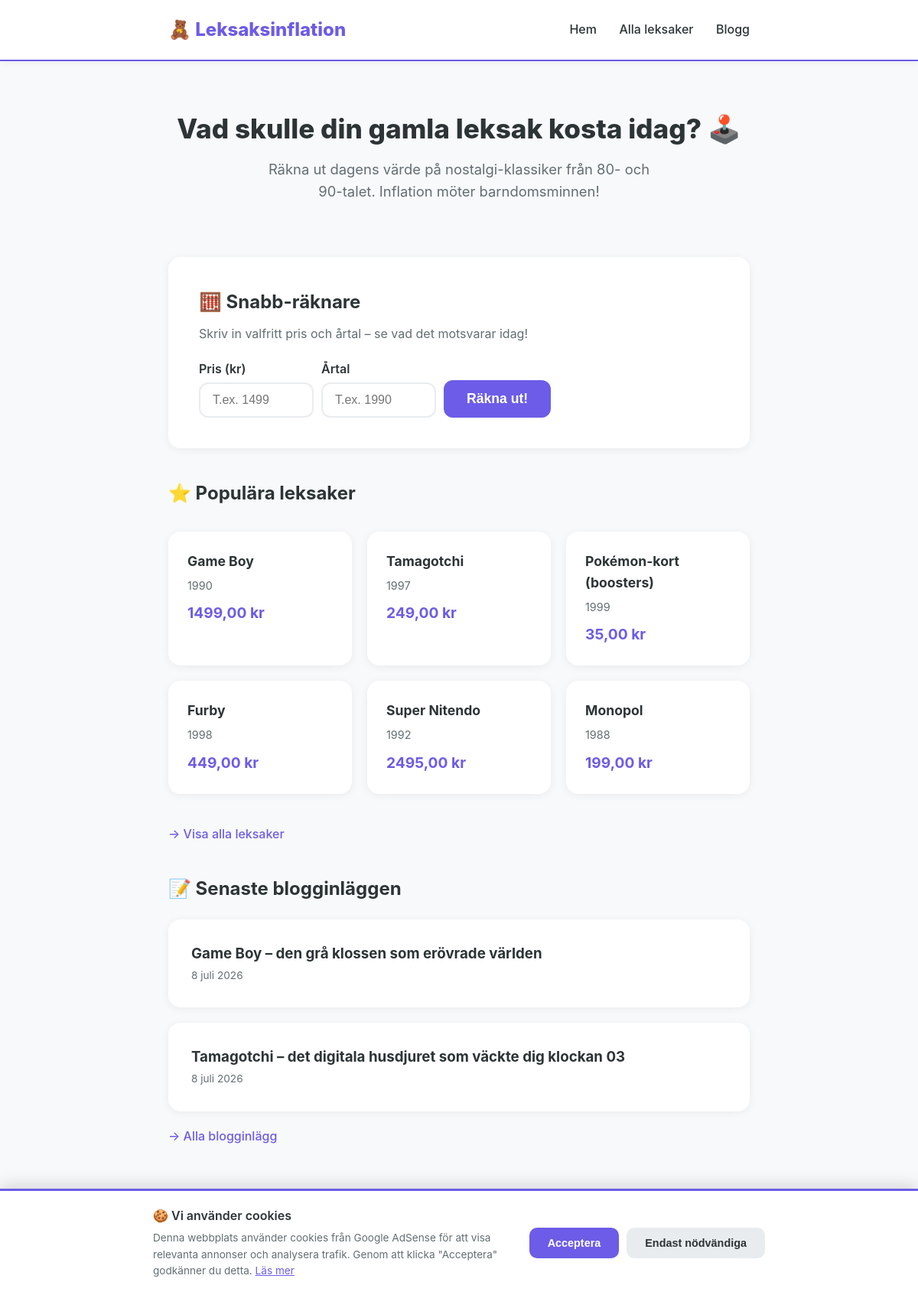
The page / on the database its author committed.
### calculator/models.py (models this page shows, shortened)
class ToyProduct(models.Model):
    name = models.CharField(max_length=200)
    slug = models.SlugField(unique=True, blank=True)
    original_price = models.DecimalField(max_digits=10, decimal_places=2)
    original_price_year = models.IntegerField()
    description = models.TextField(blank=True)
    category = models.CharField(max_length=100, blank=True)  # t.ex. "Spelkonsol", "Docka"
    image_url = models.URLField(blank=True)  # för senare
    popular = models.BooleanField(default=False)  # visa på startsidan

class BlogPost(models.Model):
    title = models.CharField(max_length=200)
    slug = models.SlugField(unique=True, blank=True)
    image_url = models.URLField(blank=True)
    content = models.TextField()
    created_at = models.DateTimeField(auto_now_add=True)
    published = models.BooleanField(default=False)

### calculator/views.py (the view)
# urls.py: path('', views.home, name='home'),
def home(request):
    popular_toys = ToyProduct.objects.filter(popular=True)[:6]
    latest_posts = BlogPost.objects.filter(published=True)[:3]
    result = None
    fun_facts = []
    original_price = None
    original_year = None
    if request.GET.get('calculate_custom'):
        original_price = request.GET.get('price')
        original_year = request.GET.get('year')
        result = calculate_custom_inflation(original_price, original_year)
        if result:
            fun_facts = get_fun_comparisons(result)
    context = {
        'popular_toys': popular_toys,
        'latest_posts': latest_posts,
        'result': result,
        'fun_facts': fun_facts,
        'original_price': original_price,
        'original_year': original_year,
    }
    return render(request, 'calculator/home.html', context)

### calculator/templates/calculator/home.html (shortened to what this page needs)
{% extends 'calculator/base.html' %}
{% block content %}
<div class="hero">
    <h1>Vad skulle din gamla leksak kosta idag? 🕹️</h1>
    <p>Räkna ut dagens värde på nostalgi-klassiker från 80- och 90-talet. Inflation möter barndomsminnen!</p>
</div>
<div class="toy-detail-box" style="margin-bottom: 30px;">
    <h2 style="margin-bottom: 10px;">🧮 Snabb-räknare</h2>
    <p style="color: #636e72; margin-bottom: 20px;">Skriv in valfritt pris och årtal – se vad det motsvarar idag!</p>
    <form method="get" style="display: flex; gap: 10px; flex-wrap: wrap; align-items: end;">
        <div>
            <label style="display: block; font-weight: 600; margin-bottom: 5px;">Pris (kr)</label>
            <input type="number" name="price" placeholder="T.ex. 1499"
                   value="{{ original_price }}" required
                   style="padding: 12px 16px; border: 2px solid #e9ecef; border-radius: 12px; font-size: 1rem; width: 150px;">
        </div>
        <div>
            <label style="display: block; font-weight: 600; margin-bottom: 5px;">Årtal</label>
            <input type="number" name="year" placeholder="T.ex. 1990"
                   value="{{ original_year }}" required min="1900" max="2026"
                   style="padding: 12px 16px; border: 2px solid #e9ecef; border-radius: 12px; font-size: 1rem; width: 150px;">
        </div>
        <button type="submit" name="calculate_custom" value="1" class="btn">
            Räkna ut!
        </button>
    </form>
</div>
{% if popular_toys %}
    <h2 class="section-title">⭐ Populära leksaker</h2>
    <div class="card-grid">
        {% for toy in popular_toys %}
            <a href="{% url 'toy_detail' toy.slug %}" class="card">
                <h3>{{ toy.name }}</h3>
                <span class="year">{{ toy.original_price_year }}</span>
                <div class="price">{{ toy.original_price }} kr</div>
            </a>
        {% endfor %}
    </div>
    <a href="{% url 'toy_list' %}" style="color: #6c5ce7; text-decoration: none; font-weight: 500; margin-top: 10px; display: inline-block;">→ Visa alla leksaker</a>
{% endif %}
{% if latest_posts %}
    <h2 class="section-title">📝 Senaste blogginläggen</h2>
    {% for post in latest_posts %}
        <div class="blog-card">
            <h3><a href="{% url 'blog_detail' post.slug %}">{{ post.title }}</a></h3>
            <span class="date">{{ post.created_at|date:"j F Y" }}</span>
        </div>
    {% endfor %}
    <a href="{% url 'blog_list' %}" style="color: #6c5ce7; text-decoration: none; font-weight: 500;">→ Alla blogginlägg</a>
{% endif %}
{% endblock %}

### calculator/templates/calculator/base.html (shortened to what this page needs)
<!DOCTYPE html>
<html lang="sv">
<head>
</head>
<body>
    <nav>
        <div class="nav-inner">
            <a href="{% url 'home' %}" class="logo">🧸 Leksaksinflation</a>
            <div class="nav-links">
                <a href="{% url 'home' %}">Hem</a>
                <a href="{% url 'toy_list' %}">Alla leksaker</a>
                <a href="{% url 'blog_list' %}">Blogg</a>
            </div>
        </div>
    </nav>
    <div class="container">
        {% block content %}{% endblock %}
    </div>
   <div class="footer">
    <p>© 2026 Leksaksinflation.se – Nostalgi möter inflation</p>
    <p style="margin-top: 8px;">
        <a href="{% url 'privacy' %}" style="color: #6c5ce7; text-decoration: none;">Ansvar & Villkor</a>
    </p>
</div>
<div id="cookieConsent" style="position: fixed; bottom: 0; left: 0; right: 0; background: white; box-shadow: 0 -4px 20px rgba(0,0,0,0.15); padding: 20px; z-index: 1000; display: none; border-top: 3px solid #6c5ce7;">
    <div style="max-width: 800px; margin: 0 auto; display: flex; align-items: center; justify-content: space-between; flex-wrap: wrap; gap: 15px;">
        <div style="flex: 1; min-width: 250px;">
            <p style="margin: 0; font-weight: 600; font-size: 1rem;">🍪 Vi använder cookies</p>
            <p style="margin: 5px 0 0; font-size: 0.85rem; color: #636e72;">
                Denna webbplats använder cookies från Google AdSense för att visa relevanta annonser och analysera trafik.
                Genom att klicka "Acceptera" godkänner du detta.
                <a href="{% url 'privacy' %}" style="color: #6c5ce7;">Läs mer</a>
            </p>
        </div>
        <div style="display: flex; gap: 10px;">
            <button onclick="acceptCookies()" style="background: #6c5ce7; color: white; border: none; padding: 12px 24px; border-radius: 10px; cursor: pointer; font-weight: 600; font-size: 0.9rem;">
                Acceptera
            </button>
            <button onclick="declineCookies()" style="background: #e9ecef; color: #2d3436; border: none; padding: 12px 24px; border-radius: 10px; cursor: pointer; font-weight: 600; font-size: 0.9rem;">
                Endast nödvändiga
            </button>
        </div>
    </div>
</div>
</body>
</html>

### calculator/templates/calculator/base.html (style rules this page uses)
* { margin: 0; padding: 0; box-sizing: border-box; }
body { font-family: -apple-system, BlinkMacSystemFont, 'Segoe UI', Roboto, sans-serif; background: #f8f9fa; color: #2d3436; line-height: 1.6; }
.container { max-width: 800px; margin: 0 auto; padding: 0 20px; }
nav { background: white; border-bottom: 2px solid #6c5ce7; padding: 20px 0; box-shadow: 0 2px 10px rgba(0,0,0,0.05); }
.nav-inner { max-width: 800px; margin: 0 auto; padding: 0 20px; display: flex; justify-content: space-between; align-items: center; }
.logo { font-size: 1.5rem; font-weight: 800; color: #6c5ce7; text-decoration: none; }
.nav-links a { color: #2d3436; text-decoration: none; margin-left: 25px; font-weight: 500; }
.hero { text-align: center; padding: 60px 0 40px; }
.hero h1 { font-size: 2.2rem; font-weight: 800; color: #2d3436; margin-bottom: 10px; }
.hero p { font-size: 1.15rem; color: #636e72; max-width: 500px; margin: 0 auto; }
.card-grid { display: grid; grid-template-columns: repeat(auto-fill, minmax(220px, 1fr)); gap: 20px; margin: 30px 0; }
.card { background: white; border-radius: 16px; padding: 25px; text-decoration: none; color: #2d3436; box-shadow: 0 2px 12px rgba(0,0,0,0.06); transition: transform 0.2s, box-shadow 0.2s; }
.card h3 { font-size: 1.1rem; margin-bottom: 5px; }
.card .year { color: #636e72; font-size: 0.9rem; }
.card .price { font-weight: 700; color: #6c5ce7; font-size: 1.2rem; margin-top: 8px; }
.toy-detail-box { background: white; border-radius: 16px; padding: 40px; box-shadow: 0 2px 12px rgba(0,0,0,0.06); margin: 30px 0; }
.btn { background: #6c5ce7; color: white; border: none; padding: 14px 30px; border-radius: 12px; font-size: 1.1rem; font-weight: 600; cursor: pointer; text-decoration: none; display: inline-block; transition: background 0.2s; }
.blog-card { background: white; border-radius: 16px; padding: 30px; box-shadow: 0 2px 12px rgba(0,0,0,0.06); margin-bottom: 20px; }
.blog-card h3 a { color: #2d3436; text-decoration: none; }
.blog-card .date { color: #636e72; font-size: 0.85rem; }
.section-title { font-size: 1.5rem; font-weight: 700; margin: 40px 0 20px; }
.footer { text-align: center; padding: 40px 0; color: #636e72; font-size: 0.9rem; border-top: 1px solid #e9ecef; margin-top: 60px; }

### rows shown on the page
ToyProduct: name "Game Boy", original_price_year "1990", original_price "1499,00"
ToyProduct: name "Tamagotchi", original_price_year "1997", original_price "249,00"
ToyProduct: name "Pokémon-kort (boosters)", original_price_year "1999", original_price "35,00"
ToyProduct: name "Furby", original_price_year "1998", original_price "449,00"
ToyProduct: name "Super Nitendo", original_price_year "1992", original_price "2495,00"
ToyProduct: name "Monopol", original_price_year "1988", original_price "199,00"
BlogPost: title "Game Boy – den grå klossen som erövrade världen", created_at "8 juli 2026"
BlogPost: title "Tamagotchi – det digitala husdjuret som väckte dig klockan 03", created_at "8 juli 2026"
